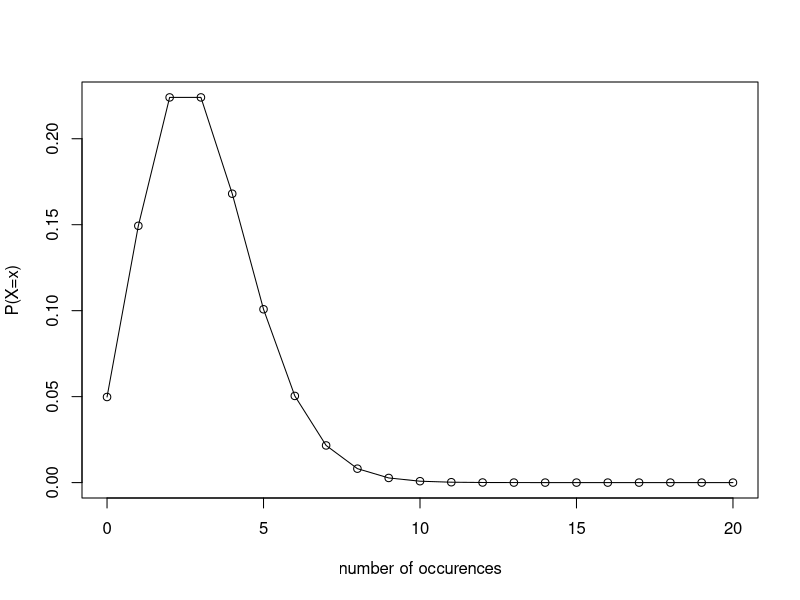
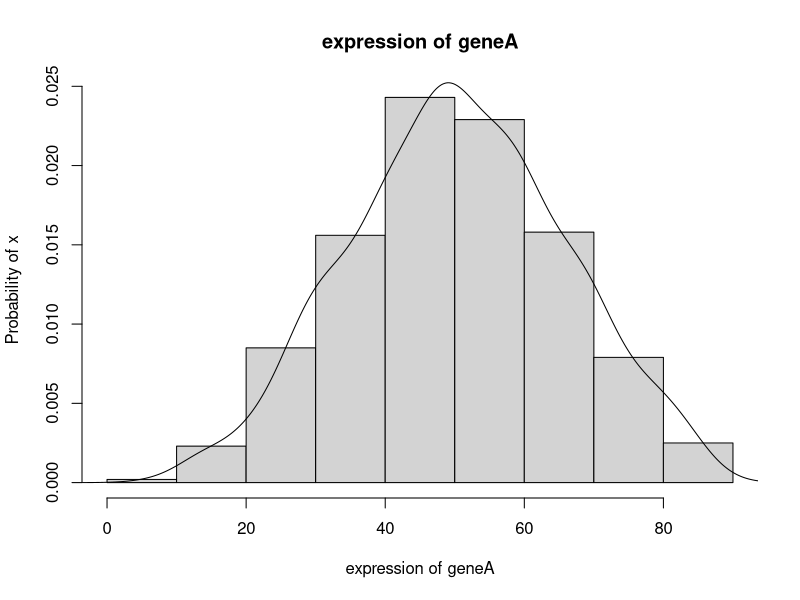
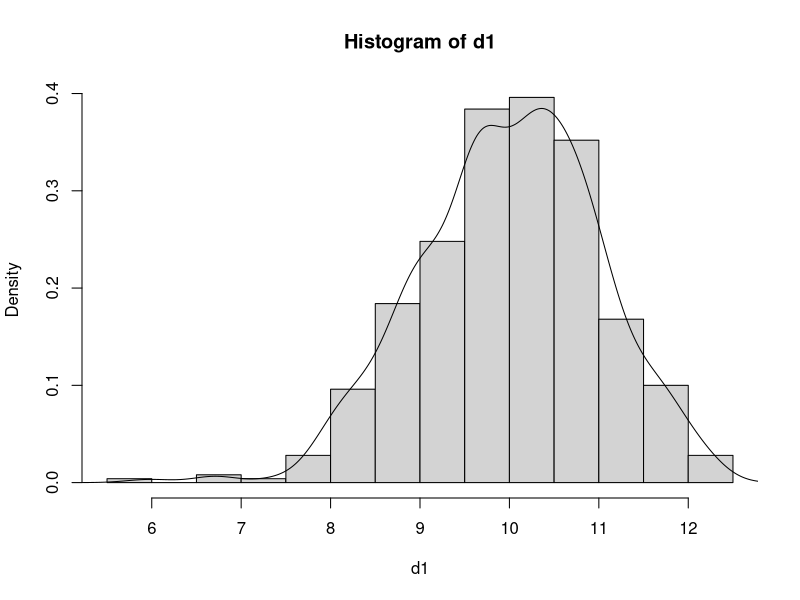
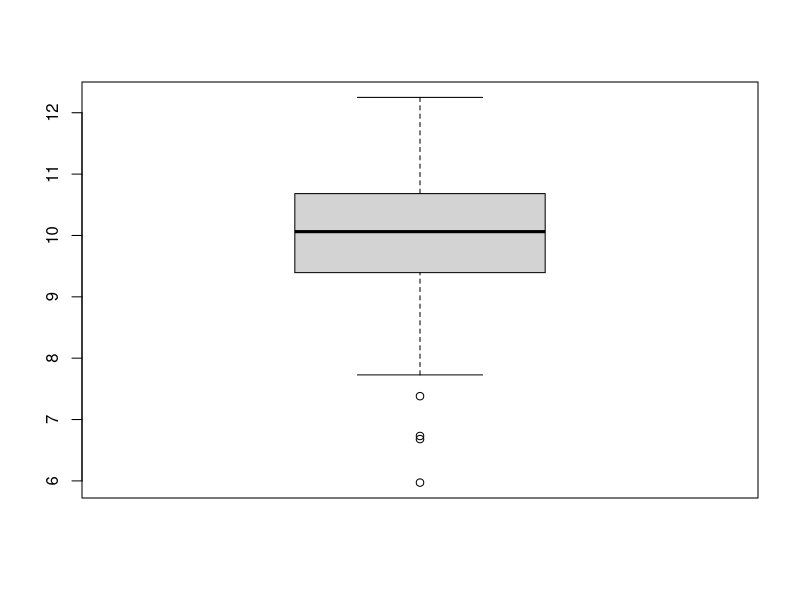
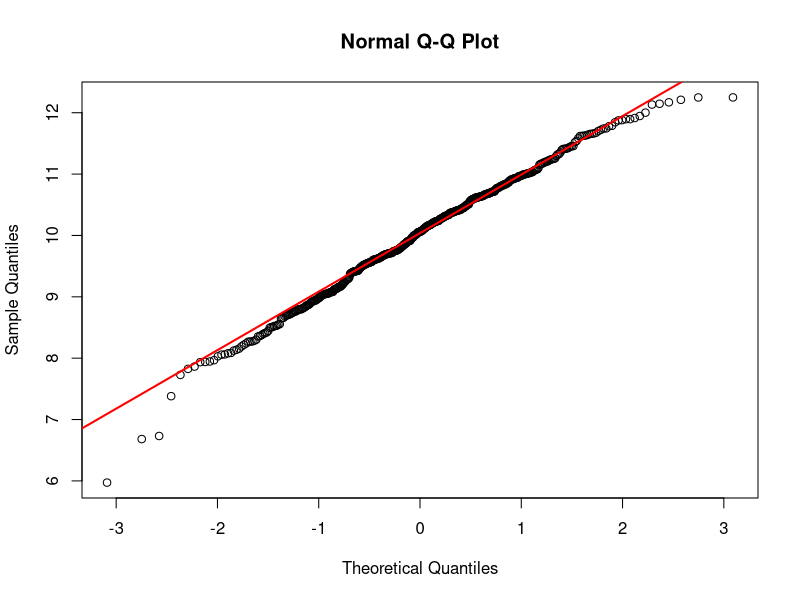
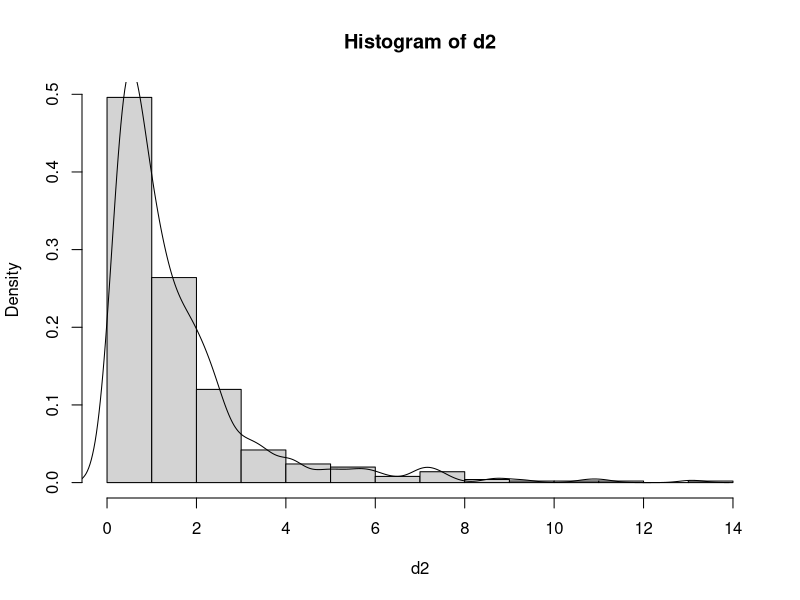
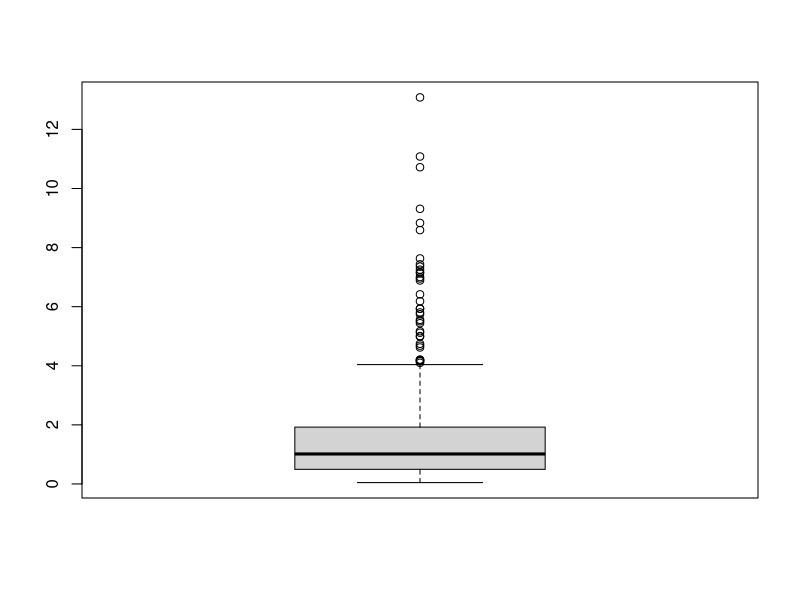
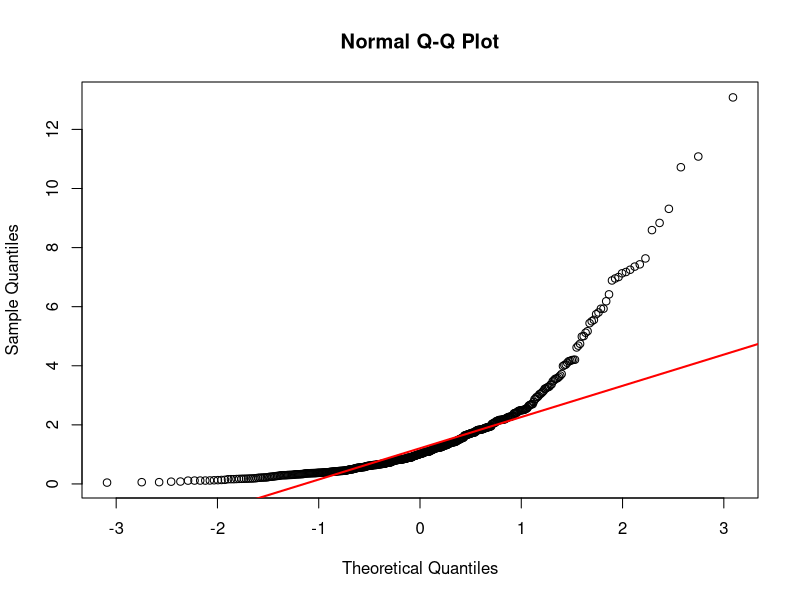

Write R code to recreate these figures, in order.
# Exercise 3: Probability and probability distributions
# a) Discrete probability distributions
# b) continuous probability distributions
# c) check if my data follows normal distribution
# d) fitting distributions
# e) TODO

# --------------------------------------
# a) Discrete probability distributions
# --------------------------------------

# binomial distribution
# Example 1: On campus, 80% of the individuals got vaccinated. If we randomly 
# sample 5 individuals, what is the probability that the number of 
# following individuals got vaccinated? 
# Exactly 2
# Fewer than 2
# 2 and above

# first find out the values for the parameters
# number of trails (n)=5
# probability of success (p)=0.8
# probability of failure (1-p) = 0.2

# for exactly 2, that is, for two successes (k=2)
# we can use the probability mass function formula of binomial distribution
factorial(5)/(factorial(2)*factorial(3))*(0.8^2)*(0.2^3)
# alternatively we can use the density function of binomial distribution available in R 
?dbinom
dbinom(2, 5, 0.8)

# for k fewer than 2, P(X<=1) = P(0) + P(1)
dbinom(0, 5, 0.8)+dbinom(1, 5, 0.8)
# alternatively we can use cumulative distribution function to get P(X<=1)
?pbinom
pbinom(1, 5, 0.8)

# for k = 2 or more 
sum(dbinom(2:5, 5, 0.8))
# alternatively use distribution function to compute left tail P(X<=1) and take one minus of it (to get the other side of the distribution)
1-pbinom(1, 5, 0.8)

#########################
# Negative binomial distribution

# Example: An exploratory study to find new species in an island (20% chance of success of finding new species), 
# what is the probability of finding 2 new species out of 6 total species spotted?

# find out the parameters required for dnbinom and input values:
?dnbinom

# number of failure (x): 4
# number of success (size): 2
# prob (p) = 0.2

# compute the probability for number of failures until the xth successes
dbinom(x=4, size=2, prob=0.2)

# extra comparison
# compute the probability for number of failures until the 1st success
dbinom(x=5, size=1, prob=0.2)
# this is equivalent to the geometric distribution (which deals for at least one success)
?dgeom
dgeom(x=5, prob=0.2)

############################
# Poisson distribution

# Example: On average a genome acquired 3 mutations per megabase (MB), 
# what is the probability that a randomly selected genomic region of 
# size 1 MB has at least one mutation?

?ppois
1-ppois(q=0, lambda=3)

# plot to see occurrence of mutations ranging from 0 to 20
plot(0:20, dpois(x=0:20, 3), type="o", xlab="number of occurences", ylab = "P(X=x)")
###########################

# --------------------------------------
# b) Continuous probability distribution
# --------------------------------------

# Normal distribution

df<-read.csv("normal_skewed_distr.csv")
?hist # to get help page
hist(df$geneA, freq=FALSE, xlab="expression of geneA", ylab="Probability of x", main="expression of geneA")
lines(density(df$geneA))

# what is the probability of finding expression value exactly 50
?dnorm
dnorm(50, mean=mean(df$geneA), sd=sd(df$geneA))

# what it the probability of finding expression value >=70
1-pnorm(69, mean=mean(df$geneA), sd=sd(df$geneA))

# what is the probability of finding expression values between >20 and <80
pnorm(80, mean=mean(df$geneA), sd=sd(df$geneA))-pnorm(20, mean=mean(df$geneA), sd=sd(df$geneA))

###########################

# ------------------------------------------------
# (c) check if my data follows normal distribution
# ------------------------------------------------
# Example 1
# randomly select some values that follows normal distribution, with mean 10 and sd 1. 
d1 <- rnorm(500, 10, 1)

# check the assumptions for normal distributions
# plot this histogram or boxplot to see if the data is symmetrically distributed
hist(d1, freq=FALSE)
lines(density(d1))

boxplot(d1) # check if the data is spread equally 

# check mean and median are located closely
summary(d1)

# Q-Q plot to see the quantile distribution
?qqnorm
qqnorm(d1) # produces a normal QQ plot of the variable
qqline(d1, col = "red", lwd = 2) # adds a reference line

# goodness of fit test
ks.test(d1, "pnorm", mean=mean(d1), sd=sd(d1)) # Kolmogorov–Smirnov test
shapiro.test(d1) # Shapiro-Wilk test (for sample size 3 to 5000)
##########

ks.test(rnorm(3000, mean = 5, sd = 3), "pnorm", mean=5, sd=3)
shapiro.test(rnorm(3000, mean = 5, sd = 3))



# Example 2
# now randomly select values using lognormal and check whether it matches the normal distribution
?rlnorm
d2 <- rlnorm(500)

# check the assumptions for normal distributions
hist(d2, freq=FALSE)
lines(density(d2))

boxplot(d2) 

summary(d2)

qqnorm(d2)
qqline(d2, col = "red", lwd = 2)

ks.test(d2, "pnorm", mean=mean(d2), sd=sd(d2)) # Kolmogorov–Smirnov test
shapiro.test(d2) # Shapiro-Wilk test (for smaller sample size)
###############

# ---------------------------------------------------
# (d) fitting distribution using fitdistrplus package
# ---------------------------------------------------
library(fitdistrplus)

# if the above package is not installed on your sytem, then install using the following command
install.packages("fitdistrplus")

# first explore our data using histogram, density plot and cummulative density function
plotdist(d1, histo = TRUE, demp = TRUE)

# function to fit distribution
?fitdist

hist(d1)
mean(d1)
sd(d1)


f1<-fitdist(d1, "norm")
plot(f1)
summary(f1)
gofstat(f1)

f3<-fitdist(d1, "gamma")
summary(f3)
###################

# now do it for d2
plotdist(d2, histo = TRUE, demp = TRUE)

# function to fit distribution
f2<-fitdist(d2, "lnorm")
plot(f2)
summary(f2)
gofstat(f2)
# --------
# e) TODO 
# --------

# An RNA sequence of length 22 is generated, with the probability of purines equals 0.7. 
# What is the probability that our sequence contains:
# Exactly 14 purines
# Fewer than 14 purines
# 10 or more purines

# Find out which distribution better explains the geneA, geneB and geneC expression values?
